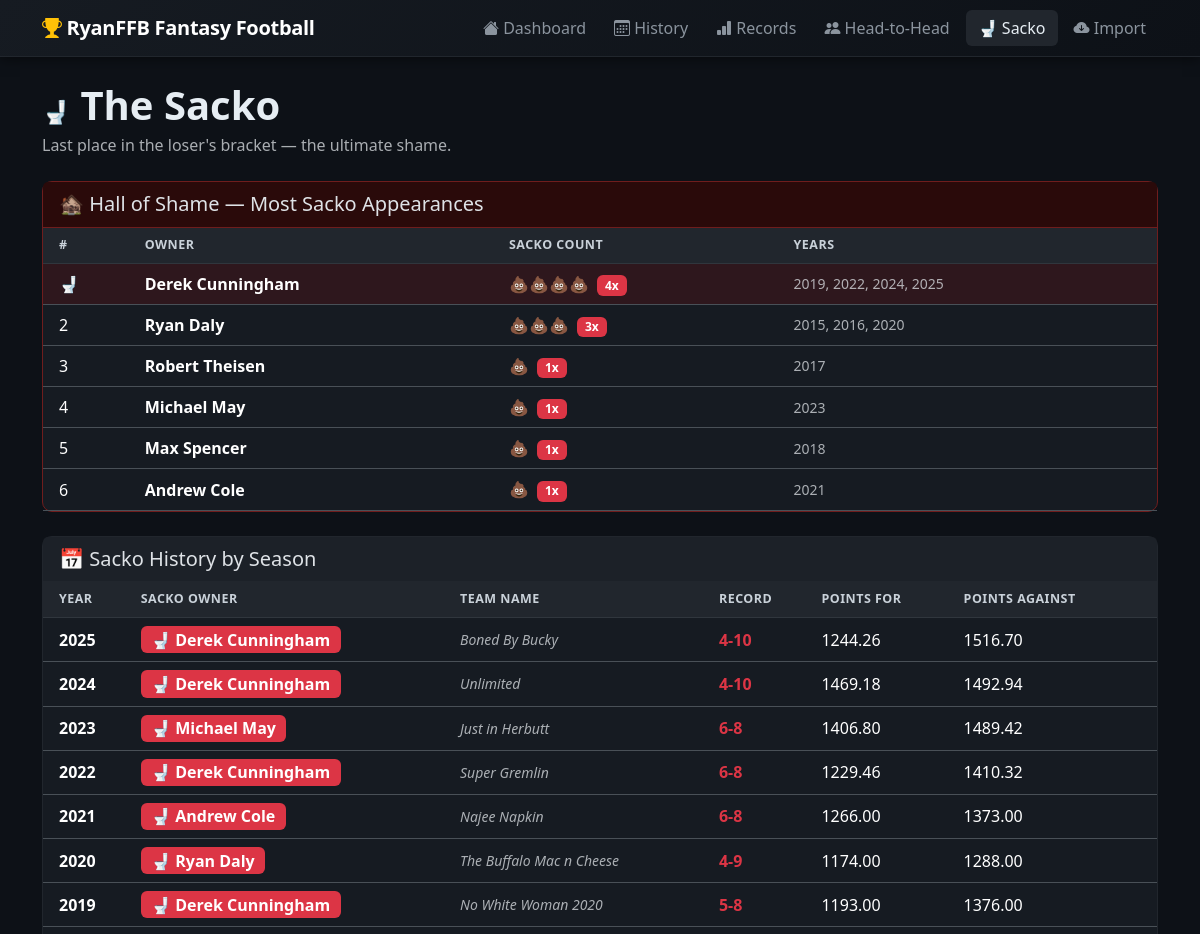
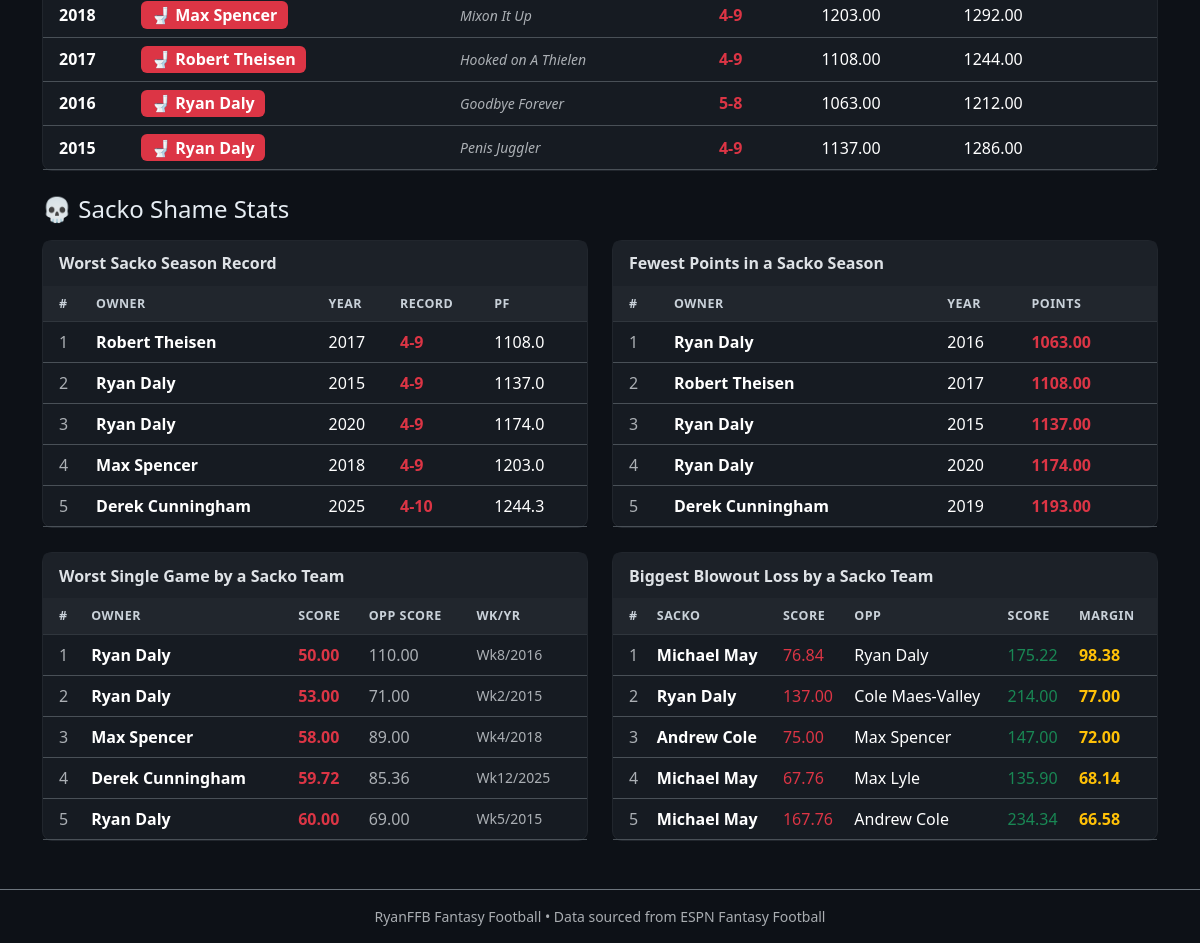
Page /sacko on the committed database (2 pictures, top to bottom).
### tables this page shows
CREATE TABLE teams (
            id              INTEGER PRIMARY KEY AUTOINCREMENT,
            year            INTEGER,
            owner           TEXT,
            team_name       TEXT,
            wins            INTEGER,
            losses          INTEGER,
            ties            INTEGER,
            points_for      REAL,
            points_against  REAL,
            final_standing  INTEGER,
            UNIQUE(year, owner)
        );

CREATE TABLE matchups (
            id          INTEGER PRIMARY KEY AUTOINCREMENT,
            year        INTEGER,
            week        INTEGER,
            home_owner  TEXT,
            home_team   TEXT,
            away_owner  TEXT,
            away_team   TEXT,
            home_score  REAL,
            away_score  REAL,
            is_playoff  INTEGER DEFAULT 0
        );

### app.py (the view)
@app.route("/sacko")
def sacko():
    conn = get_db()
    sacko_history = conn.execute("""
        SELECT t.year, t.owner, t.team_name, t.wins, t.losses, t.ties,
               t.points_for, t.points_against, t.final_standing
        FROM teams t
        WHERE t.final_standing = (
            SELECT MAX(final_standing) FROM teams t2 WHERE t2.year = t.year
        )
        ORDER BY t.year DESC
    """).fetchall()
    sacko_counts = conn.execute("""
        SELECT t.owner, COUNT(*) AS sacko_count,
               GROUP_CONCAT(t.year, ', ') AS years
        FROM teams t
        WHERE t.final_standing = (
            SELECT MAX(final_standing) FROM teams t2 WHERE t2.year = t.year
        )
        GROUP BY t.owner
        ORDER BY sacko_count DESC
    """).fetchall()
    worst_record = conn.execute("""
        SELECT t.owner, t.team_name, t.year, t.wins, t.losses, t.points_for
        FROM teams t
        WHERE t.final_standing = (
            SELECT MAX(final_standing) FROM teams t2 WHERE t2.year = t.year
        )
        ORDER BY t.wins ASC, t.points_for ASC
        LIMIT 5
    """).fetchall()
    fewest_points = conn.execute("""
        SELECT t.owner, t.team_name, t.year, t.points_for, t.wins, t.losses
        FROM teams t
        WHERE t.final_standing = (
            SELECT MAX(final_standing) FROM teams t2 WHERE t2.year = t.year
        )
        ORDER BY t.points_for ASC
        LIMIT 5
    """).fetchall()
    worst_game = conn.execute("""
        SELECT m.year, m.week, m.home_owner, m.home_score, m.away_owner, m.away_score,
               MIN(m.home_score, m.away_score) AS low_score,
               CASE WHEN m.home_score < m.away_score THEN m.home_owner ELSE m.away_owner END AS loser_owner
        FROM matchups m
        WHERE m.is_playoff = 0
          AND (
            (m.home_owner = (SELECT t.owner FROM teams t WHERE t.year=m.year
                             AND t.final_standing=(SELECT MAX(final_standing) FROM teams t2 WHERE t2.year=t.year)
                             LIMIT 1)
             AND m.home_score < m.away_score)
            OR
            (m.away_owner = (SELECT t.owner FROM teams t WHERE t.year=m.year
                             AND t.final_standing=(SELECT MAX(final_standing) FROM teams t2 WHERE t2.year=t.year)
                             LIMIT 1)
             AND m.away_score < m.home_score)
          )
        ORDER BY low_score ASC
        LIMIT 5
    """).fetchall()
    biggest_loss = conn.execute("""
        SELECT m.year, m.week,
               CASE WHEN m.home_score < m.away_score THEN m.home_owner ELSE m.away_owner END AS sacko_owner,
               CASE WHEN m.home_score < m.away_score THEN m.home_score ELSE m.away_score END AS sacko_score,
               CASE WHEN m.home_score > m.away_score THEN m.home_owner ELSE m.away_owner END AS opp_owner,
               CASE WHEN m.home_score > m.away_score THEN m.home_score ELSE m.away_score END AS opp_score,
               ABS(m.home_score - m.away_score) AS margin
        FROM matchups m
        WHERE (
            m.home_owner IN (SELECT t.owner FROM teams t WHERE t.year=m.year
                             AND t.final_standing=(SELECT MAX(final_standing) FROM teams t2 WHERE t2.year=t.year))
            OR
            m.away_owner IN (SELECT t.owner FROM teams t WHERE t.year=m.year
                             AND t.final_standing=(SELECT MAX(final_standing) FROM teams t2 WHERE t2.year=t.year))
        )
        ORDER BY margin DESC
        LIMIT 5
    """).fetchall()
    conn.close()
    return render_template("sacko.html",
        league_name=LEAGUE_NAME,
        sacko_history=sacko_history,
        sacko_counts=sacko_counts,
        worst_record=worst_record,
        fewest_points=fewest_points,
        worst_game=worst_game,
        biggest_loss=biggest_loss,
        has_data=_has_data(),
    )

### app.py (called while the page is built)
def _has_data():
    conn = get_db()
    count = conn.execute("SELECT COUNT(*) FROM seasons").fetchone()[0]
    conn.close()
    return count > 0

### database.py (called while the page is built)
def get_db():
    os.makedirs(os.path.dirname(DATABASE_PATH), exist_ok=True)
    conn = sqlite3.connect(DATABASE_PATH)
    conn.row_factory = sqlite3.Row
    return conn

### templates/sacko.html (shortened to what this page needs)
{% extends 'base.html' %}
{% block content %}
<div class="row align-items-center mb-4">
  <div class="col">
    <h1 class="fw-bold mb-1">
      <span style="font-size:1.4rem;">🚽</span> The Sacko
    </h1>
    <p class="text-muted mb-0">Last place in the loser's bracket — the ultimate shame.</p>
  </div>
</div>
{% if not has_data %}
<div class="alert alert-info">
  No data imported yet. <a href="/import" class="alert-link">Import league data</a> to get started.
</div>
{% else %}
<div class="card mb-4" style="border-color:#6f1d1d;">
  <div class="card-header" style="background:#2a0a0a;border-color:#6f1d1d;">
    <h5 class="mb-0">🏚️ Hall of Shame — Most Sacko Appearances</h5>
  </div>
  <div class="card-body p-0">
    <div class="table-responsive">
      <table class="table table-hover align-middle mb-0">
        <thead class="table-secondary text-dark">
          <tr>
            <th class="ps-3">#</th>
            <th>Owner</th>
            <th>Sacko Count</th>
            <th class="pe-3">Years</th>
          </tr>
        </thead>
        <tbody>
          {% for r in sacko_counts %}
          <tr {% if loop.index == 1 %}style="background:rgba(180,0,0,.15);"{% endif %}>
            <td class="ps-3">
              {% if loop.index == 1 %}🚽{% else %}{{ loop.index }}{% endif %}
            </td>
            <td><strong>{{ r['owner'] }}</strong></td>
            <td>
              {% for _ in range(r['sacko_count']) %}💩{% endfor %}
              <span class="ms-1 badge bg-danger">{{ r['sacko_count'] }}x</span>
            </td>
            <td class="pe-3 text-muted small">{{ r['years'] }}</td>
          </tr>
          {% endfor %}
        </tbody>
      </table>
    </div>
  </div>
</div>
<div class="card mb-4">
  <div class="card-header">
    <h5 class="mb-0">📅 Sacko History by Season</h5>
  </div>
  <div class="card-body p-0">
    <div class="table-responsive">
      <table class="table table-hover align-middle mb-0">
        <thead class="table-secondary text-dark">
          <tr>
            <th class="ps-3">Year</th>
            <th>Sacko Owner</th>
            <th>Team Name</th>
            <th>Record</th>
            <th>Points For</th>
            <th class="pe-3">Points Against</th>
          </tr>
        </thead>
        <tbody>
          {% for s in sacko_history %}
          <tr>
            <td class="ps-3 fw-bold">{{ s['year'] }}</td>
            <td>
              <span class="badge bg-danger fs-6">🚽 {{ s['owner'] }}</span>
            </td>
            <td class="text-muted small fst-italic">{{ s['team_name'] }}</td>
            <td class="text-danger fw-bold">{{ s['wins'] }}-{{ s['losses'] }}</td>
            <td>{{ "%.2f"|format(s['points_for']) }}</td>
            <td class="pe-3">{{ "%.2f"|format(s['points_against']) }}</td>
          </tr>
          {% endfor %}
        </tbody>
      </table>
    </div>
  </div>
</div>
<h4 class="mb-3">💀 Sacko Shame Stats</h4>
<div class="row g-4 mb-4">
  <div class="col-md-6">
    <div class="card h-100">
      <div class="card-header">
        <strong>Worst Sacko Season Record</strong>
      </div>
      <div class="card-body p-0">
        <table class="table table-hover align-middle mb-0">
          <thead class="table-secondary text-dark">
            <tr><th class="ps-3">#</th><th>Owner</th><th>Year</th><th>Record</th><th class="pe-3">PF</th></tr>
          </thead>
          <tbody>
            {% for r in worst_record %}
            <tr>
              <td class="ps-3 text-muted">{{ loop.index }}</td>
              <td><strong>{{ r['owner'] }}</strong></td>
              <td>{{ r['year'] }}</td>
              <td class="fw-bold text-danger">{{ r['wins'] }}-{{ r['losses'] }}</td>
              <td class="pe-3">{{ "%.1f"|format(r['points_for']) }}</td>
            </tr>
            {% endfor %}
          </tbody>
        </table>
      </div>
    </div>
  </div>
  <div class="col-md-6">
    <div class="card h-100">
      <div class="card-header">
        <strong>Fewest Points in a Sacko Season</strong>
      </div>
      <div class="card-body p-0">
        <table class="table table-hover align-middle mb-0">
          <thead class="table-secondary text-dark">
            <tr><th class="ps-3">#</th><th>Owner</th><th>Year</th><th class="pe-3">Points</th></tr>
          </thead>
          <tbody>
            {% for r in fewest_points %}
            <tr>
              <td class="ps-3 text-muted">{{ loop.index }}</td>
              <td><strong>{{ r['owner'] }}</strong></td>
              <td>{{ r['year'] }}</td>
              <td class="pe-3 fw-bold text-danger">{{ "%.2f"|format(r['points_for']) }}</td>
            </tr>
            {% endfor %}
          </tbody>
        </table>
      </div>
    </div>
  </div>
  <div class="col-md-6">
    <div class="card h-100">
      <div class="card-header">
        <strong>Worst Single Game by a Sacko Team</strong>
      </div>
      <div class="card-body p-0">
        <table class="table table-hover align-middle mb-0">
          <thead class="table-secondary text-dark">
            <tr><th class="ps-3">#</th><th>Owner</th><th>Score</th><th>Opp Score</th><th class="pe-3">Wk/Yr</th></tr>
          </thead>
          <tbody>
            {% for r in worst_game %}
            <tr>
              <td class="ps-3 text-muted">{{ loop.index }}</td>
              <td><strong>{{ r['loser_owner'] }}</strong></td>
              <td class="fw-bold text-danger">{{ "%.2f"|format(r['low_score']) }}</td>
              <td class="text-muted">
                {% if r['home_score'] < r['away_score'] %}
                  {{ "%.2f"|format(r['away_score']) }}
                {% else %}
                  {{ "%.2f"|format(r['home_score']) }}
                {% endif %}
              </td>
              <td class="pe-3 small text-muted">Wk{{ r['week'] }}/{{ r['year'] }}</td>
            </tr>
            {% endfor %}
          </tbody>
        </table>
      </div>
    </div>
  </div>
  <div class="col-md-6">
    <div class="card h-100">
      <div class="card-header">
        <strong>Biggest Blowout Loss by a Sacko Team</strong>
      </div>
      <div class="card-body p-0">
        <table class="table table-hover align-middle mb-0">
          <thead class="table-secondary text-dark">
            <tr><th class="ps-3">#</th><th>Sacko</th><th>Score</th><th>Opp</th><th>Score</th><th class="pe-3">Margin</th></tr>
          </thead>
          <tbody>
            {% for r in biggest_loss %}
            <tr>
              <td class="ps-3 text-muted">{{ loop.index }}</td>
              <td><strong>{{ r['sacko_owner'] }}</strong></td>
              <td class="text-danger">{{ "%.2f"|format(r['sacko_score']) }}</td>
              <td>{{ r['opp_owner'] }}</td>
              <td class="text-success">{{ "%.2f"|format(r['opp_score']) }}</td>
              <td class="pe-3 fw-bold text-warning">{{ "%.2f"|format(r['margin']) }}</td>
            </tr>
            {% endfor %}
          </tbody>
        </table>
      </div>
    </div>
  </div>
</div>
{% endif %}
{% endblock %}

### static/style.css (style rules this page uses)
body { background-color: #0d1117; color: #e6edf3; min-height: 100vh; display: flex; flex-direction: column; }
.card { background-color: #161b22; border-color: #21262d; border-radius: 10px; }
.card-header { background-color: #1c2128; border-bottom-color: #21262d; padding: .65rem 1rem; }
.table { --bs-table-bg: transparent; --bs-table-hover-bg: rgba(255,255,255,.04); color: #e6edf3; }
.table-secondary { --bs-table-bg: #21262d; --bs-table-color: #c9d1d9; }
thead th { font-size: .78rem; font-weight: 600; text-transform: uppercase; letter-spacing: .04em; border-bottom: 1px solid #30363d !important; }

### rows in the picture
teams: owner "Robert Theisen", sacko_count "1", years "2017", year "2017", team_name "Hooked on A Thielen", wins "4", losses "9", points_for "1108.00", points_against "1244.00", points_for "1108.0"
matchups: owner "Michael May", sacko_count "1", years "2023", sacko_owner "Michael May", sacko_score "167.76", opp_owner "Andrew Cole", opp_score "234.34", margin "66.58"
teams: year "2025", owner "Derek Cunningham", team_name "Boned By Bucky", wins "4", losses "10", points_for "1244.26", points_against "1516.70", points_for "1244.3"
teams: year "2024", owner "Derek Cunningham", team_name "Unlimited", wins "4", losses "10", points_for "1469.18", points_against "1492.94"
teams: year "2023", owner "Michael May", team_name "Just in Herbutt", wins "6", losses "8", points_for "1406.80", points_against "1489.42"
teams: year "2022", owner "Derek Cunningham", team_name "Super Gremlin", wins "6", losses "8", points_for "1229.46", points_against "1410.32"
teams: year "2021", owner "Andrew Cole", team_name "Najee Napkin", wins "6", losses "8", points_for "1266.00", points_against "1373.00"
teams: year "2020", owner "Ryan Daly", team_name "The Buffalo Mac n Cheese", wins "4", losses "9", points_for "1174.00", points_against "1288.00", points_for "1174.0"
teams: year "2019", owner "Derek Cunningham", team_name "No White Woman 2020", wins "5", losses "8", points_for "1193.00", points_against "1376.00"
teams: year "2018", owner "Max Spencer", team_name "Mixon It Up", wins "4", losses "9", points_for "1203.00", points_against "1292.00", points_for "1203.0"
teams: year "2016", owner "Ryan Daly", team_name "Goodbye Forever", wins "5", losses "8", points_for "1063.00", points_against "1212.00"
teams: year "2015", owner "Ryan Daly", team_name "Penis Juggler", wins "4", losses "9", points_for "1137.00", points_against "1286.00", points_for "1137.0"
matchups: loser_owner "Ryan Daly", low_score "50.00", home_score "110.00", week "8", year "2016"
matchups: loser_owner "Ryan Daly", low_score "53.00", home_score "71.00", week "2", year "2015"
matchups: loser_owner "Max Spencer", low_score "58.00", home_score "89.00", week "4", year "2018"
matchups: loser_owner "Derek Cunningham", low_score "59.72", home_score "85.36", week "12", year "2025"
matchups: loser_owner "Ryan Daly", low_score "60.00", away_score "69.00", week "5", year "2015"
matchups: sacko_owner "Michael May", sacko_score "76.84", opp_owner "Ryan Daly", opp_score "175.22", margin "98.38"
matchups: sacko_owner "Ryan Daly", sacko_score "137.00", opp_owner "Cole Maes-Valley", opp_score "214.00", margin "77.00"
matchups: sacko_owner "Andrew Cole", sacko_score "75.00", opp_owner "Max Spencer", opp_score "147.00", margin "72.00"
matchups: sacko_owner "Michael May", sacko_score "67.76", opp_owner "Max Lyle", opp_score "135.90", margin "68.14"

### other values in the picture
{{ league_name }} "RyanFFB Fantasy Football"
{{ r['owner'] }} "Derek Cunningham" "Ryan Daly" "Max Spencer" "Andrew Cole"
{{ r['sacko_count'] }} "4" "3" "1" "1"
{{ r['years'] }} "2019, 2022, 2024, 2025" "2015, 2016, 2020" "2018" "2021"
